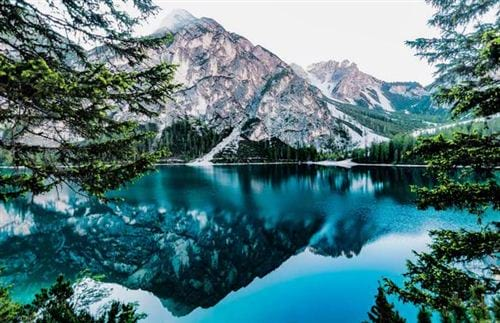
#> input picture opencv/BTVN/anh1.jpg, 500 x 323 px
$ python display_Histogram.py
#> lines starting #> are read from the running program, lines starting #| are printed output that depends on the picture
import cv2 as cv
import matplotlib.pyplot as plt

img = cv.imread("anh1.jpg",0)
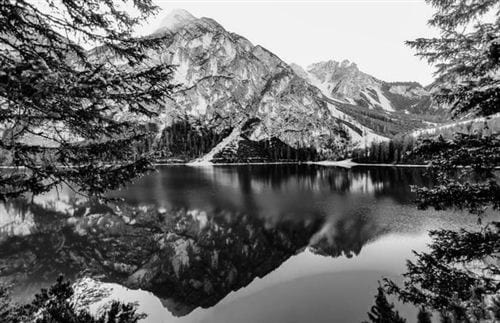
#> img: shape (323, 500); min 0, max 255, mean 108.4
hist = cv.calcHist([img],[0],None,histSize= [256],ranges=[0,256])
#> hist = 256 values, max 7044 at index 242, min 45 at index 254, mean 630.9
plt.plot(hist,"gray")
plt.show()
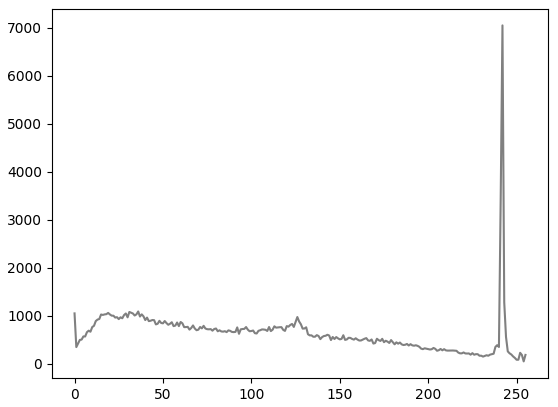
#> figure drawn by matplotlib, 1 panel; curve peaks at x = 242, y = 7044
cv.waitKey()
cv.destroyAllWindows()

$ run again, with opencv/BTVN/anh.jpg copied over opencv/BTVN/anh1.jpg
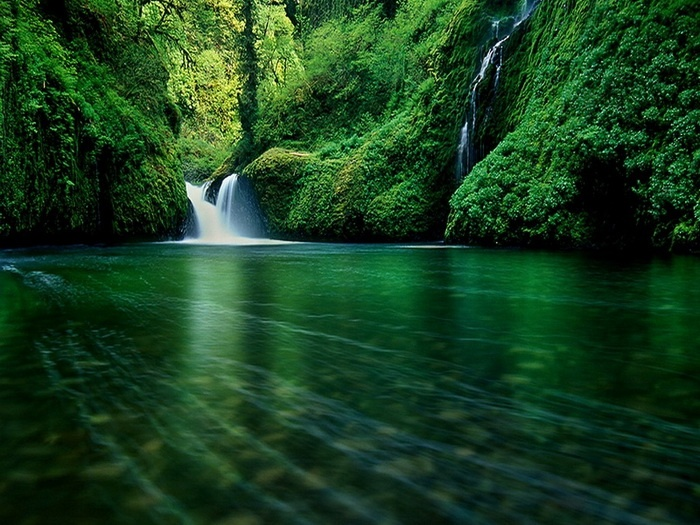
#> input picture opencv/BTVN/anh.jpg, 700 x 525 px
#> `img = cv.imread("anh1.jpg",0)`:
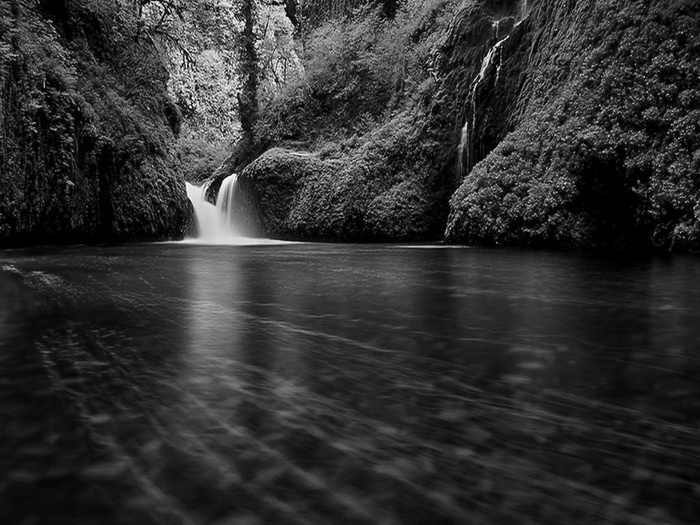
#> img: shape (525, 700); min 0, max 255, mean 48.8
#> hist = 256 values, max 6334 at index 0, min 0 at index 252, mean 1435.5
#> `plt.show()`:
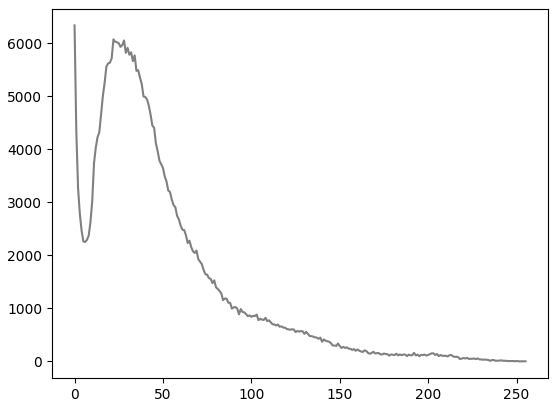
#> figure drawn by matplotlib, 1 panel; curve peaks at x = 0, y = 6334

$ run again, with opencv/BTVN/anh_nhieu.jpg copied over opencv/BTVN/anh1.jpg
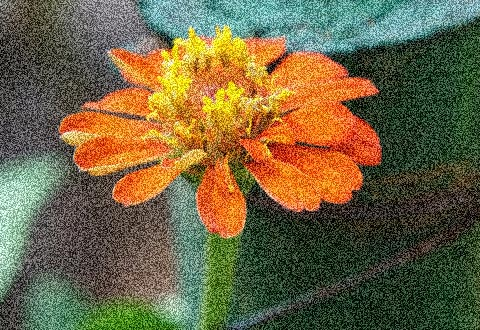
#> input picture opencv/BTVN/anh_nhieu.jpg, 480 x 330 px
#> `img = cv.imread("anh1.jpg",0)`:
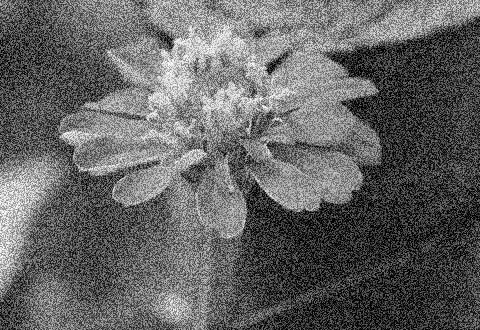
#> img: shape (330, 480); min 0, max 255, mean 100
#> hist = 256 values, max 3513 at index 0, min 11 at index 253, mean 618.8
#> `plt.show()`:
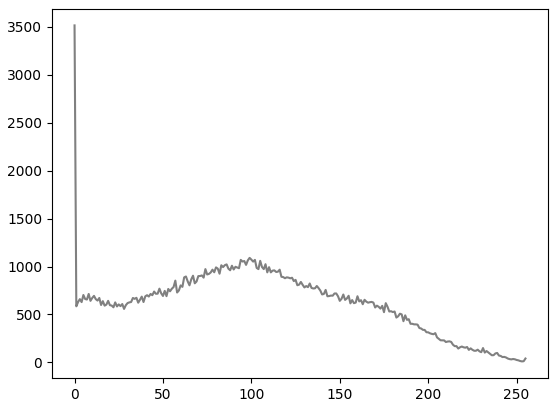
#> figure drawn by matplotlib, 1 panel; curve peaks at x = 0, y = 3513

$ run again, with opencv/BTVN/anhgai.jpg copied over opencv/BTVN/anh1.jpg
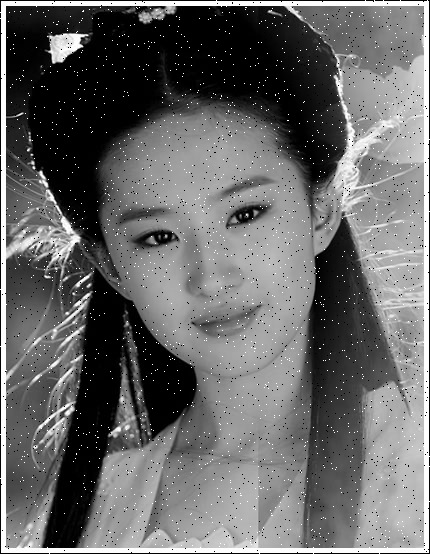
#> input picture opencv/BTVN/anhgai.jpg, 430 x 554 px
#> img is the input picture: shape (554, 430); min 0, max 255, mean 104.1
#> hist = 256 values, max 26422 at index 0, min 55 at index 240, mean 930.5
#> `plt.show()`:
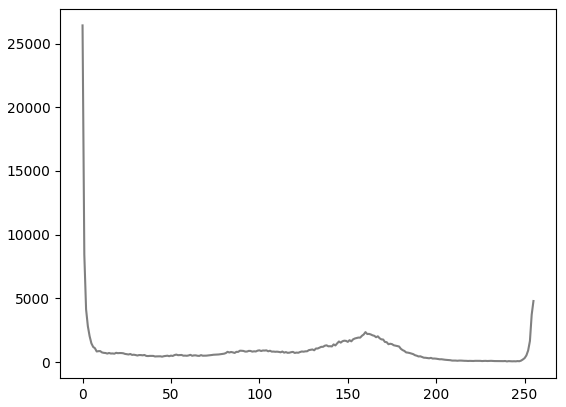
#> figure drawn by matplotlib, 1 panel; curve peaks at x = 0, y = 26422
